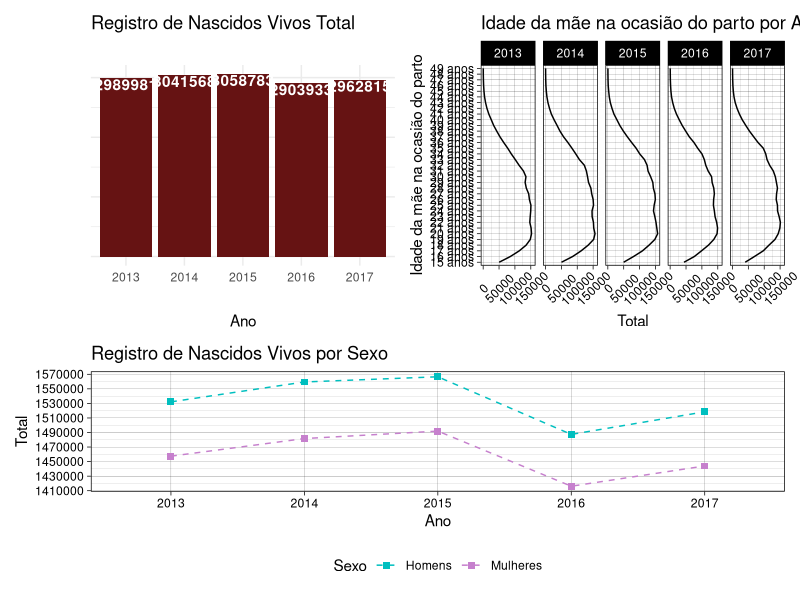

The R script that drew this image:

# Pacotes -----------------------------------------------------------------

library(readxl)
library(dplyr)
library(ggplot2)
library(tidyr)
library(patchwork)

options(scipen = 99999999)

# Import ------------------------------------------------------------------

data <- read_excel("Registro Civil.xlsx", skip = 2)

# Graficos ----------------------------------------------------------------

rnv_total <- 
  data %>%  
  .[1, 2:6] %>%
  gather(Ano, Total) %>% 
  mutate(Total = as.numeric(Total)) %>% 
  ggplot(aes(Ano, Total)) +
  geom_bar(fill = "#661313", stat = 'identity') +
  geom_text(aes(label = Total), nudge_y = -99000, col = "white", fontface = "bold") +
  theme_minimal() +
  theme(axis.text.y = element_blank()) +
  labs(title = "Registro de Nascidos Vivos Total", y = "")

rnv_sexo <-
  data %>% 
  .[3:4, ] %>% 
  rename("Sexo" = `Registros de nascidos vivos`) %>%
  gather(Ano, Total, -Sexo) %>% 
  mutate(Total = as.numeric(Total)) %>% 
  ggplot(aes(x = Ano, y = Total, color = Sexo)) +
  geom_point(shape = 15, size = 2) +
  geom_line(aes(group = Sexo), linetype = "dashed", size = 0.5) +
  scale_color_manual(values = c("#00bfbf", "#c680cd")) +
  scale_y_continuous(breaks = seq(1410000, 1570000, 20000)) +
  theme_linedraw() +
  theme(legend.position = "bottom") +
  ggtitle("Registro de Nascidos Vivos por Sexo")

rnv_idade_mae <-
  data %>% 
  .[c(7:50), ] %>% 
  .[-(c(7,8,14,20,26,32,38,44,50)-6), ] %>% 
  gather(Ano, Total, -`Registros de nascidos vivos`) %>% 
  mutate(Total = as.numeric(Total)) %>% 
  ggplot(aes(x = `Registros de nascidos vivos`, y = Total)) +
  geom_line(aes(group = Ano)) +
  facet_grid(~ Ano, switch = 'y') +
  theme_linedraw() +
  coord_flip() +
  theme(axis.text.x = element_text(angle = 45, vjust = 0.6)) +
  labs(x = "Idade da mãe na ocasião do parto", title = "Idade da mãe na ocasião do parto por Ano")

painel <- rnv_total + rnv_idade_mae - rnv_sexo + plot_layout(ncol = 1, heights = c(2.5, 1.5))
painel2 <- (rnv_total / rnv_sexo) | rnv_idade_mae

ggsave("painel_registro_civil.png", painel, width=13, height=10, scale=1, dpi="retina")


# data %>% 
#   .[c(7,8,14,20,26,32,38,44,50), ] %>% 
#   gather(Ano, Total, -`Registros de nascidos vivos`) %>% 
#   mutate(Total = as.numeric(Total)) %>% 
#   ggplot(aes(x = `Registros de nascidos vivos`, y = Total)) +
#   geom_line(aes(group = Ano)) +
#   scale_y_continuous(breaks = seq(0, 750000, 250000)) +
#   facet_grid(~ Ano) +
#   theme_linedraw() +
#   coord_flip() +
#   labs(x = "Idade da mãe na ocasião do parto",
#        title = "Idade da mãe na ocasião do parto por Ano")



# base_mod <- data %>% .[53:104, ]
#   
# base_mod %>% 
#   mutate(ano_registro = c(as.character(2016:2011), rep("2010 ou menos", nrow(.)-6))) %>% 
#   mutate_at(2:6, ~ ifelse(.x == "...", 0, .x) %>% as.numeric()) %>% 
#   group_by(ano_registro) %>%
#   summarise(
#     "2013" = sum(`2013`, na.rm = T),
#     "2014" = sum(`2014`, na.rm = T),
#     "2015" = sum(`2015`, na.rm = T),
#     "2016" = sum(`2016`, na.rm = T),
#     "2017" = sum(`2017`, na.rm = T)
#   ) %>% 
#   gather(Ano, Total, -ano_registro) %>%
#   # mutate(Total = as.numeric(Total)) %>%
#   ggplot(aes(x = ano_registro, y = Total)) +
#   facet_grid(~ Ano) +
#   geom_col() +
#   # geom_text(aes(label = Total)) +
#   coord_flip()








